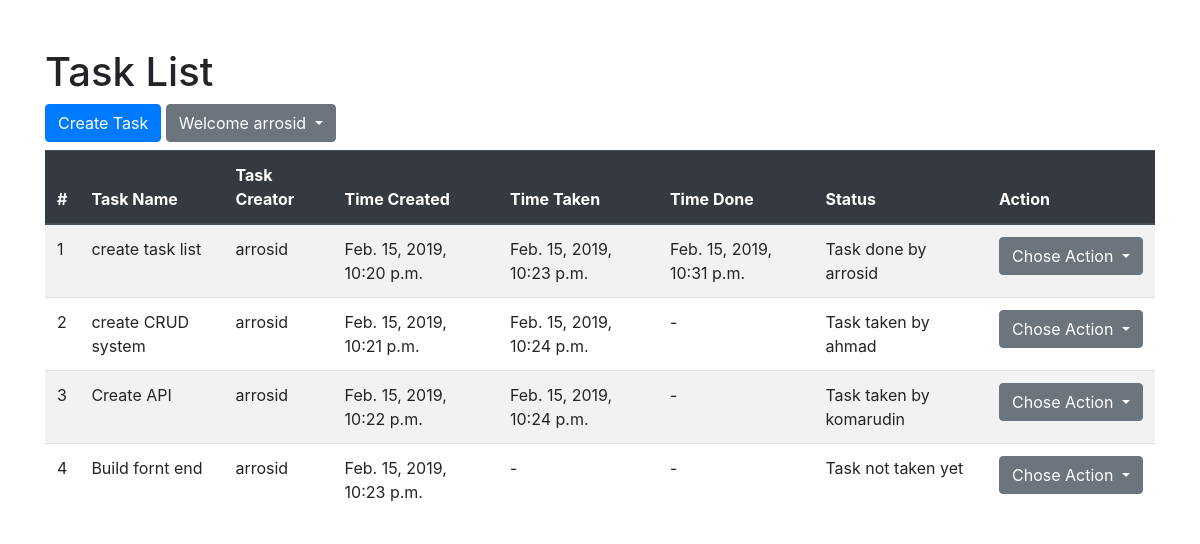
The page /task_list/ (signed in) on the database as committed earlier.
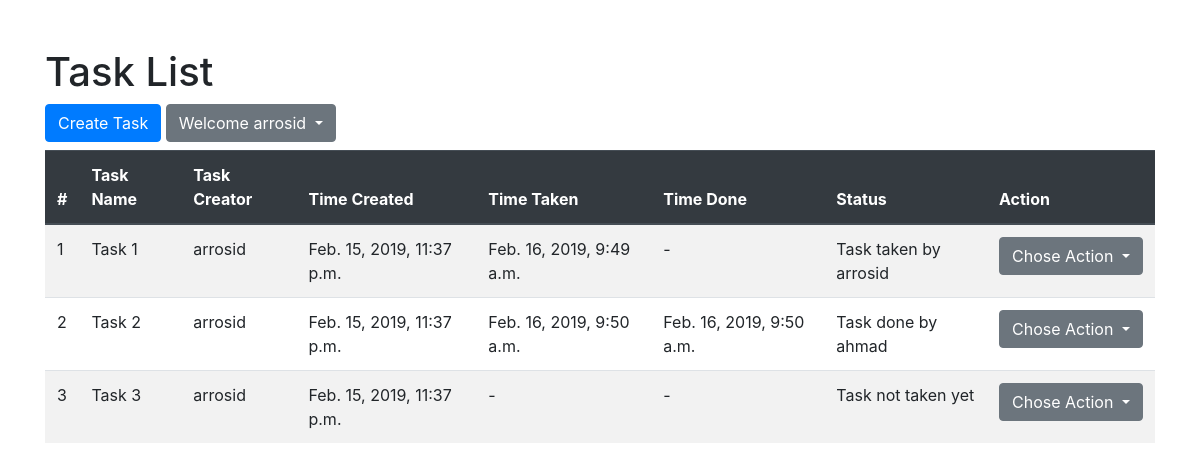
The same page on the database as committed later.
### task/models.py (models this page shows, shortened)
class Task(models.Model):
    task_name = models.CharField(max_length=255)
    task_desc = models.TextField(blank=True)
    task_creator = models.ForeignKey(User, on_delete=models.CASCADE)
    task_taker = models.CharField(max_length=255, blank=True)
    time_created = models.DateTimeField(default=timezone.now)
    time_taken = models.DateTimeField(blank=True, null=True)
    time_done = models.DateTimeField(blank=True, null=True)

### task/views.py (the view)
# urls.py: path('task_list/', views.TaskListView.as_view(), name='task_list'),
class TaskListView(LoginRequiredMixin, ListView):
    model = Task
    context_object_name = 'tasks'

### templates/task/task_list.html (shortened to what this page needs)
{% extends 'task/base.html' %}
{% block content %}
    <h1>Task List</h1>
    <a class="btn btn-primary mb-2" href="{% url 'task_create' %}" role="button">Create Task</a>
    <button class="btn btn-secondary dropdown-toggle mb-2" type="button" id="dropdownMenuButton" data-toggle="dropdown" aria-haspopup="true" aria-expanded="false">
        Welcome {{user.username}}
    </button>
    <table class="table table-striped">
        <thead class="thead-dark">
            <tr>
                <th scope="col">#</th>
                <th scope="col">Task Name</th>
                <th scope="col">Task Creator</th>
                <th scope="col">Time Created</th>
                <th scope="col">Time Taken</th>
                <th scope="col">Time Done</th>
                <th scope="col">Status</th>
                <th scope="col">Action</th>
            </tr>
        </thead>
        <tbody>
            {% for task in tasks %}
                <tr>
                    <td>{{ forloop.counter }}</td>
                    <td>{{ task.task_name }}</td>
                    <td>{{ task.task_creator }}</td>
                    <td>{{ task.time_created }}</td>
                    {% if task.time_taken %}
                        <td>{{ task.time_taken }}</td>
                    {% else %}
                        <td>-</td>
                    {% endif %}
                    {% if task.time_done %}
                        <td>{{ task.time_done }}</td>
                    {% else %}
                        <td>-</td>
                    {% endif %}
                    {% if task.time_taken and task.time_done %}
                        <td>Task done by {{ task.task_taker }}</td>
                    {% elif task.time_taken %}
                        <td>Task taken by {{ task.task_taker }}</td>
                    {% else %}
                        <td>Task not taken yet</td>
                    {% endif %}
                    <td>
                        <div class="dropdown">
                                <button class="btn btn-secondary dropdown-toggle" type="button" id="dropdownMenuButton" data-toggle="dropdown" aria-haspopup="true" aria-expanded="false">
                                    Chose Action
                                </button>
                        </div>
                    </td>
                </tr>
            {% endfor %}
        </tbody>
    </table>
{% endblock %}

### templates/task/base.html (shortened to what this page needs)
<!DOCTYPE html>
<html>
<head>
    <link rel="stylesheet" href="https://stackpath.bootstrapcdn.com/bootstrap/4.3.1/css/bootstrap.min.css">
</head>
<body>
    <div class="container mt-5">
        {% block content %}
        {% endblock %}
    </div>
</body>
</html>

Rows that differ between the two databases and show on the page:
removed Task: task_name "create task list", task_creator "arrosid", time_created "Feb. 15, 2019, 10:20 p.m.", time_taken "Feb. 15, 2019, 10:23 p.m.", time_done "Feb. 15, 2019, 10:31 p.m.", task_taker "arrosid"
removed Task: task_name "create CRUD system", task_creator "arrosid", time_created "Feb. 15, 2019, 10:21 p.m.", time_taken "Feb. 15, 2019, 10:24 p.m.", task_taker "ahmad"
removed Task: task_name "Create API", task_creator "arrosid", time_created "Feb. 15, 2019, 10:22 p.m.", time_taken "Feb. 15, 2019, 10:24 p.m.", task_taker "komarudin"
removed Task: task_name "Build fornt end", task_creator "arrosid", time_created "Feb. 15, 2019, 10:23 p.m.", shows "Task not taken yet"
added Task: task_name "Task 1", task_creator "arrosid", time_created "Feb. 15, 2019, 11:37 p.m.", time_taken "Feb. 16, 2019, 9:49 a.m.", task_taker "arrosid"
added Task: task_name "Task 2", task_creator "arrosid", time_created "Feb. 15, 2019, 11:37 p.m.", time_taken "Feb. 16, 2019, 9:50 a.m.", time_done "Feb. 16, 2019, 9:50 a.m.", task_taker "ahmad"
added Task: task_name "Task 3", task_creator "arrosid", time_created "Feb. 15, 2019, 11:37 p.m.", shows "Task not taken yet"
